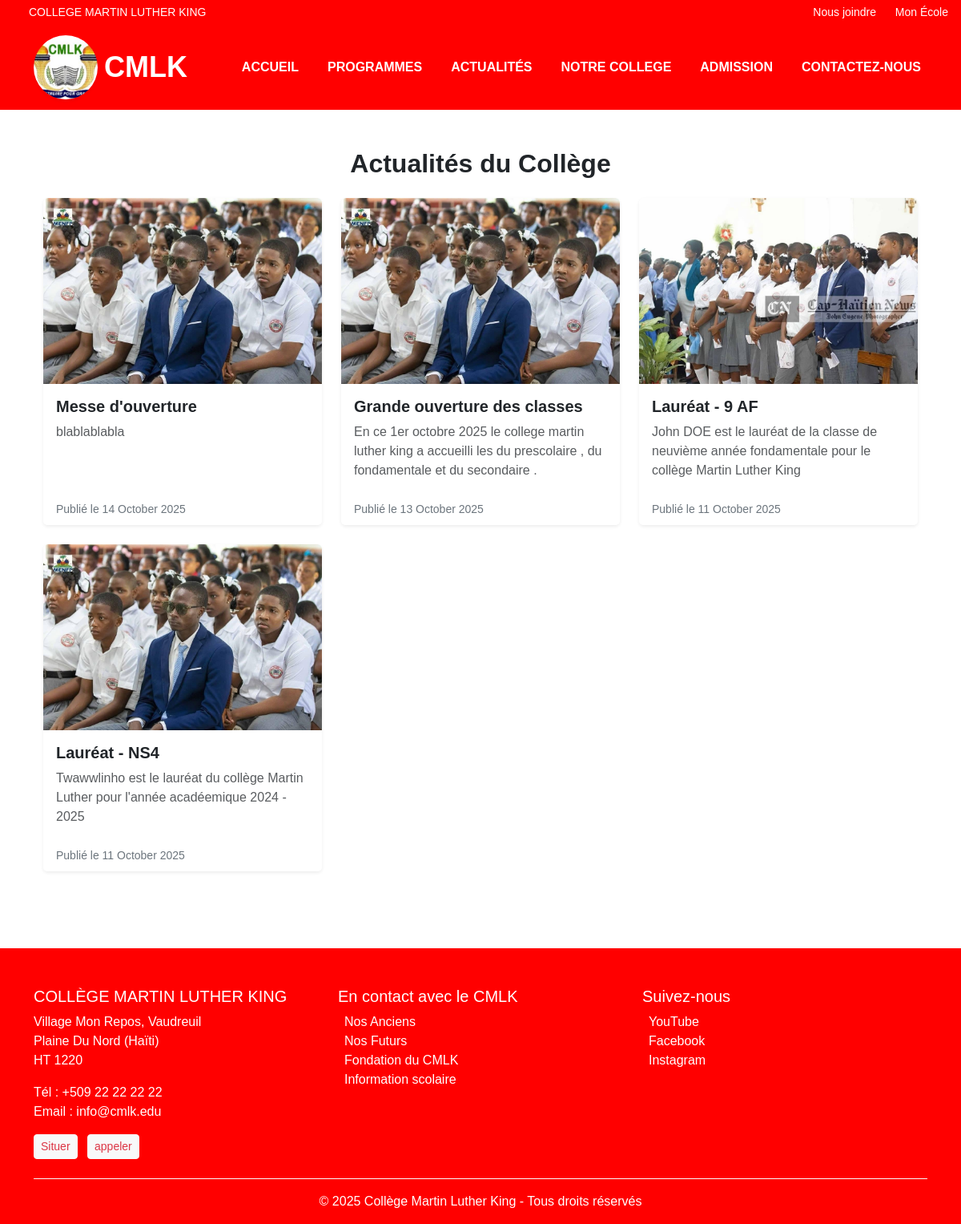
/actualites/, run on the app's committed database.
### site_app/models.py (models this page shows, shortened)
class Actualite(models.Model):
    titre = models.CharField("Titre de l'actualité", max_length=200)
    description = models.TextField("Contenu ou description")
    image = models.ImageField("Image illustrant l'actualité", upload_to='actualites/')
    date_publication = models.DateField("Date de publication", auto_now_add=True)
    class Meta:
        ordering = ['-date_publication']
        verbose_name = ("Actualité")
        verbose_name_plural = ("Actualités")

### site_app/views.py (the view)
# urls.py: path('actualites/', views.actualites, name='actualites'),
def actualites(request):
    actualites = Actualite.objects.all()
    return render(request, 'actualites.html', {'actualites': actualites})

### templates/actualites.html (shortened to what this page needs)
{% extends "base.html" %}
{% load static %}
{% block content %}
<div class="container py-4">
  <h2 class="text-center mb-4 fw-bold">Actualités du Collège</h2>
  <div class="row g-4">
    {% for act in actualites %}
      <div class="col-md-6 col-lg-4">
        <div class="card h-100 shadow-sm border-0">
          {% if act.image %}
          <img src="{{ act.image.url }}" class="card-img-top rounded-top" alt="{{ act.titre }}">
          {% else %}
          <img src="{% static 'img/default.jpg' %}" class="card-img-top rounded-top" alt="Image non disponible">
          {% endif %}
          <div class="card-body">
            <h5 class="card-title fw-bold">{{ act.titre }}</h5>
            <p class="card-text text-muted">{{ act.description|truncatewords:30 }}</p>
          </div>
          <div class="card-footer bg-white border-0">
            <small class="text-secondary">Publié le {{ act.date_publication|date:"d F Y" }}</small>
          </div>
        </div>
      </div>
    {% empty %}
      <p class="text-center text-muted">Aucune actualité disponible pour le moment.</p>
    {% endfor %}
  </div>
</div>
{% endblock %}

### templates/base.html (shortened to what this page needs)
{% load static %}
<!DOCTYPE html>
<html lang="fr">
<head>
  <link href="https://cdn.jsdelivr.net/npm/bootstrap@5.3.2/dist/css/bootstrap.min.css" rel="stylesheet">
  <link rel="stylesheet" href="{% static 'css/style.css' %}">
</head>
<body>
<div class="topbar d-flex justify-content-between align-items-center px-3">
  <div>
    <a href="#">COLLEGE MARTIN LUTHER KING</a>
  </div>
  <div>
    <a href="{% url 'nous-joindre' %}">Nous joindre</a>
    <a href="{% url 'apropos' %}">Mon École</a>
  </div>
</div>
<nav class="navbar navbar-expand-lg navbar-dark navbar-custom">
  <div class="container">
    <a class="navbar-brand d-flex align-items-center" href="{% url 'home' %}">
      <img src="{% static 'img/logo.jpg' %}"
          alt="Logo CMLK"
          class="me-2 rounded-circle shadow-sm"
          style="height: 80px; width: 80px; object-fit: cover;">
      <span class="fw-bold text-uppercase">CMLK</span>
    </a>
    <div class="collapse navbar-collapse" id="mainMenu">
      <ul class="navbar-nav ms-auto mb-2 mb-lg-0">
        <li class="nav-item"><a class="nav-link {% if request.path == '/' %}active{% endif %}" href="{% url 'home' %}">Accueil</a></li>
        <li class="nav-item"><a class="nav-link {% if request.path == '/programmes/' %}active{% endif %}" href="{% url 'programmes' %}">Programmes</a></li>
        <li class="nav-item"><a class="nav-link {% if request.path == '/actualites/' %}active{% endif %}" href="{% url 'actualites' %}">Actualités</a></li>
        <li class="nav-item"><a class="nav-link {% if request.path == '/apropos/' %}active{% endif %}" href="{% url 'apropos' %}">Notre College</a></li>
        <li class="nav-item"><a class="nav-link {% if request.path == '/admission/' %}active{% endif %}" href="{% url 'admission' %}">Admission</a></li>
        <li class="nav-item"><a class="nav-link {% if request.path == '/contact/' %}active{% endif %}" href="{% url 'contact' %}">Contactez-Nous</a></li>
      </ul>
    </div>
  </div>
</nav>
<main class="container py-4">
  {% block content %}{% endblock %}
</main>
<footer class="text-white pt-5 pb-3 mt-5" style="background-color:#FF0000;">
  <div class="container">
    <div class="row">
      <div class="col-md-4 mb-4">
        <h5>COLLÈGE MARTIN LUTHER KING</h5>
        <p>
          Village Mon Repos, Vaudreuil <br>
          Plaine Du Nord (Haïti) <br>
          HT 1220
        </p>
        <p>
          Tél : +509 22 22 22 22 <br>
          Email : info@cmlk.edu
        </p>
        <a href="#" class="btn btn-sm btn-light text-danger me-2">
           Situer
        </a>
        <a href="#" class="btn btn-sm btn-light text-danger">
           appeler
        </a>
      </div>
      <div class="col-md-4 mb-4">
        <h5>En contact avec le CMLK</h5>
        <ul class="list-unstyled">
          <li> Nos Anciens</li>
          <li> Nos Futurs</li>
          <li> Fondation du CMLK</li>
          <li> Information scolaire</li>
        </ul>
      </div>
      <div class="col-md-4 mb-4">
        <h5>Suivez-nous</h5>
        <ul class="list-unstyled">
          <li> YouTube</li>
          <li> Facebook</li>
          <li> Instagram</li>
        </ul>
      </div>
    </div>
    <div class="text-center border-top border-light pt-3">
      <p class="mb-0">&copy; 2025 Collège Martin Luther King - Tous droits réservés</p>
    </div>
  </div>
</footer>
</body>
</html>

### static/css/style.css (style rules this page uses)
body { font-family: Arial, sans-serif; }
h2 { margin-bottom: 20px; }

### templates/base.html (style rules this page uses)
.topbar { background-color: #ff0000; color: #ffffff; font-size: 14px; padding: 5px 0; }
.topbar a { color: #ffffff; text-decoration: none; margin-left: 20px; }
.navbar-custom { background-color: #FF0000; }
.navbar-custom .navbar-brand { color: #ffffff; font-size: 36px; font-weight: bold; }
.navbar-custom .nav-link { color: #fff; font-weight: 600; text-transform: uppercase; margin-left: 20px; }

### data on the page
Actualite: image (picture), titre "Messe d'ouverture", description "blablablabla", date_publication "14 October 2025"
Actualite: image (picture), titre "Grande ouverture des classes", description "En ce 1er octobre 2025 le college martin luther king a accueilli les du prescolaire , du fondamentale et du secondaire .", date_publication "13 October 2025"
Actualite: image (picture), titre "Lauréat - 9 AF", description "John DOE est le lauréat de la classe de neuvième année fondamentale pour le collège Martin Luther King", date_publication "11 October 2025"
Actualite: image (picture), titre "Lauréat - NS4", description "Twawwlinho est le lauréat du collège Martin Luther pour l'année acadéemique 2024 - 2025", date_publication "11 October 2025"
